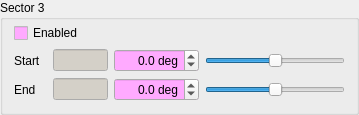
           <widget class="QGroupBox" name="groupSector3">
            <property name="palette">
             <palette>
              <active>
               <colorrole role="Base">
                <brush brushstyle="SolidPattern">
                 <color alpha="255">
                  <red>255</red>
                  <green>170</green>
                  <blue>255</blue>
                 </color>
                </brush>
               </colorrole>
              </active>
              <inactive>
               <colorrole role="Base">
                <brush brushstyle="SolidPattern">
                 <color alpha="255">
                  <red>255</red>
                  <green>170</green>
                  <blue>255</blue>
                 </color>
                </brush>
               </colorrole>
              </inactive>
              <disabled>
               <colorrole role="Base">
                <brush brushstyle="SolidPattern">
                 <color alpha="255">
                  <red>212</red>
                  <green>208</green>
                  <blue>200</blue>
                 </color>
                </brush>
               </colorrole>
              </disabled>
             </palette>
            </property>
            <property name="title">
             <string>Sector 3</string>
            </property>
            <layout class="QGridLayout" name="layoutGuard1Setup_4">
             <property name="topMargin">
              <number>3</number>
             </property>
             <property name="verticalSpacing">
              <number>6</number>
             </property>
             <item row="4" column="4">
              <widget class="QDoubleSpinBox" name="spinSector3End">
               <property name="minimumSize">
                <size>
                 <width>85</width>
                 <height>0</height>
                </size>
               </property>
               <property name="alignment">
                <set>Qt::AlignRight|Qt::AlignTrailing|Qt::AlignVCenter</set>
               </property>
               <property name="suffix">
                <string> deg</string>
               </property>
               <property name="decimals">
                <number>1</number>
               </property>
               <property name="minimum">
                <double>-360.000000000000000</double>
               </property>
               <property name="maximum">
                <double>360.000000000000000</double>
               </property>
               <property name="singleStep">
                <double>0.100000000000000</double>
               </property>
              </widget>
             </item>
             <item row="4" column="5">
              <widget class="QSlider" name="sliderSector3End">
               <property name="minimum">
                <number>-360</number>
               </property>
               <property name="maximum">
                <number>360</number>
               </property>
               <property name="orientation">
                <enum>Qt::Horizontal</enum>
               </property>
              </widget>
             </item>
             <item row="1" column="1">
              <widget class="QLabel" name="labelSector3Start">
               <property name="text">
                <string>Start</string>
               </property>
              </widget>
             </item>
             <item row="1" column="3">
              <widget class="QLineEdit" name="editSector3Start">
               <property name="enabled">
                <bool>false</bool>
               </property>
               <property name="sizePolicy">
                <sizepolicy hsizetype="MinimumExpanding" vsizetype="Fixed">
                 <horstretch>0</horstretch>
                 <verstretch>0</verstretch>
                </sizepolicy>
               </property>
               <property name="minimumSize">
                <size>
                 <width>0</width>
                 <height>20</height>
                </size>
               </property>
               <property name="maximumSize">
                <size>
                 <width>55</width>
                 <height>16777215</height>
                </size>
               </property>
               <property name="alignment">
                <set>Qt::AlignRight|Qt::AlignTrailing|Qt::AlignVCenter</set>
               </property>
               <property name="readOnly">
                <bool>true</bool>
               </property>
              </widget>
             </item>
             <item row="1" column="4">
              <widget class="QDoubleSpinBox" name="spinSector3Start">
               <property name="minimumSize">
                <size>
                 <width>85</width>
                 <height>0</height>
                </size>
               </property>
               <property name="alignment">
                <set>Qt::AlignRight|Qt::AlignTrailing|Qt::AlignVCenter</set>
               </property>
               <property name="suffix">
                <string> deg</string>
               </property>
               <property name="decimals">
                <number>1</number>
               </property>
               <property name="minimum">
                <double>-360.000000000000000</double>
               </property>
               <property name="maximum">
                <double>360.000000000000000</double>
               </property>
               <property name="singleStep">
                <double>0.100000000000000</double>
               </property>
              </widget>
             </item>
             <item row="1" column="5">
              <widget class="QSlider" name="sliderSector3Start">
               <property name="minimumSize">
                <size>
                 <width>140</width>
                 <height>0</height>
                </size>
               </property>
               <property name="minimum">
                <number>-360</number>
               </property>
               <property name="maximum">
                <number>360</number>
               </property>
               <property name="orientation">
                <enum>Qt::Horizontal</enum>
               </property>
              </widget>
             </item>
             <item row="4" column="1">
              <widget class="QLabel" name="labelSector3End">
               <property name="text">
                <string>End</string>
               </property>
              </widget>
             </item>
             <item row="4" column="3">
              <widget class="QLineEdit" name="editSector3End">
               <property name="enabled">
                <bool>false</bool>
               </property>
               <property name="sizePolicy">
                <sizepolicy hsizetype="MinimumExpanding" vsizetype="Fixed">
                 <horstretch>0</horstretch>
                 <verstretch>0</verstretch>
                </sizepolicy>
               </property>
               <property name="minimumSize">
                <size>
                 <width>0</width>
                 <height>20</height>
                </size>
               </property>
               <property name="maximumSize">
                <size>
                 <width>55</width>
                 <height>16777215</height>
                </size>
               </property>
               <property name="alignment">
                <set>Qt::AlignRight|Qt::AlignTrailing|Qt::AlignVCenter</set>
               </property>
               <property name="readOnly">
                <bool>true</bool>
               </property>
              </widget>
             </item>
             <item row="0" column="1" colspan="3">
              <widget class="QCheckBox" name="checkSector3Enabled">
               <property name="text">
                <string>Enabled</string>
               </property>
              </widget>
             </item>
            </layout>
           </widget>
